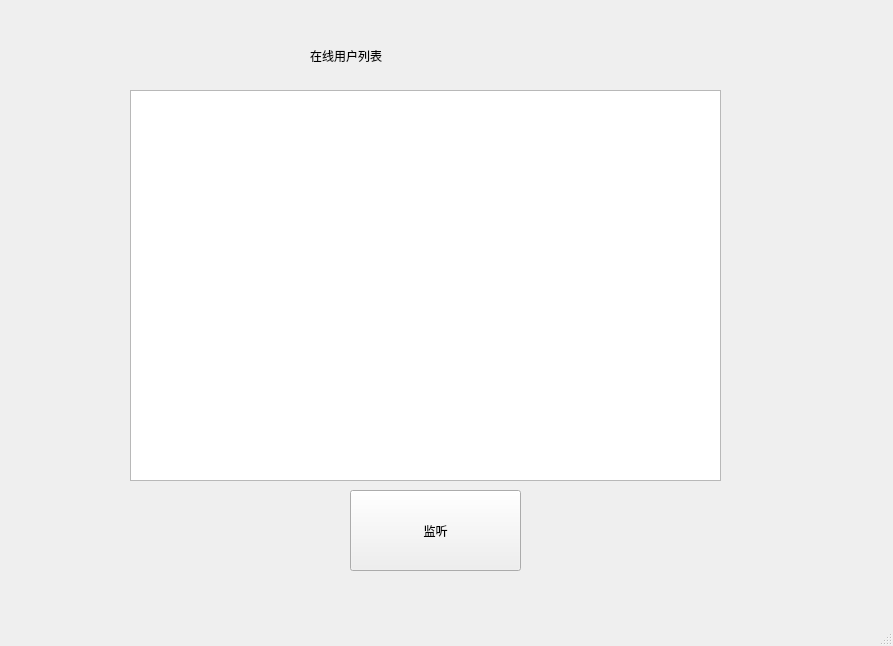
<?xml version="1.0" encoding="UTF-8"?>
<ui version="4.0">
 <class>listen</class>
 <widget class="QMainWindow" name="listen">
  <property name="geometry">
   <rect>
    <x>0</x>
    <y>0</y>
    <width>893</width>
    <height>646</height>
   </rect>
  </property>
  <property name="windowTitle">
   <string>MainWindow</string>
  </property>
  <widget class="QWidget" name="centralwidget">
   <widget class="QListWidget" name="listWidget">
    <property name="geometry">
     <rect>
      <x>130</x>
      <y>90</y>
      <width>591</width>
      <height>391</height>
     </rect>
    </property>
   </widget>
   <widget class="QPushButton" name="listenBtn">
    <property name="geometry">
     <rect>
      <x>350</x>
      <y>490</y>
      <width>171</width>
      <height>81</height>
     </rect>
    </property>
    <property name="text">
     <string>监听</string>
    </property>
   </widget>
   <widget class="QLabel" name="label">
    <property name="geometry">
     <rect>
      <x>310</x>
      <y>30</y>
      <width>221</width>
      <height>51</height>
     </rect>
    </property>
    <property name="styleSheet">
     <string notr="true">font: 87 22pt &quot;Arial Black&quot;;</string>
    </property>
    <property name="text">
     <string>在线用户列表</string>
    </property>
   </widget>
  </widget>
  <widget class="QMenuBar" name="menubar">
   <property name="geometry">
    <rect>
     <x>0</x>
     <y>0</y>
     <width>893</width>
     <height>26</height>
    </rect>
   </property>
  </widget>
  <widget class="QStatusBar" name="statusbar"/>
 </widget>
 <resources/>
 <connections/>
</ui>
